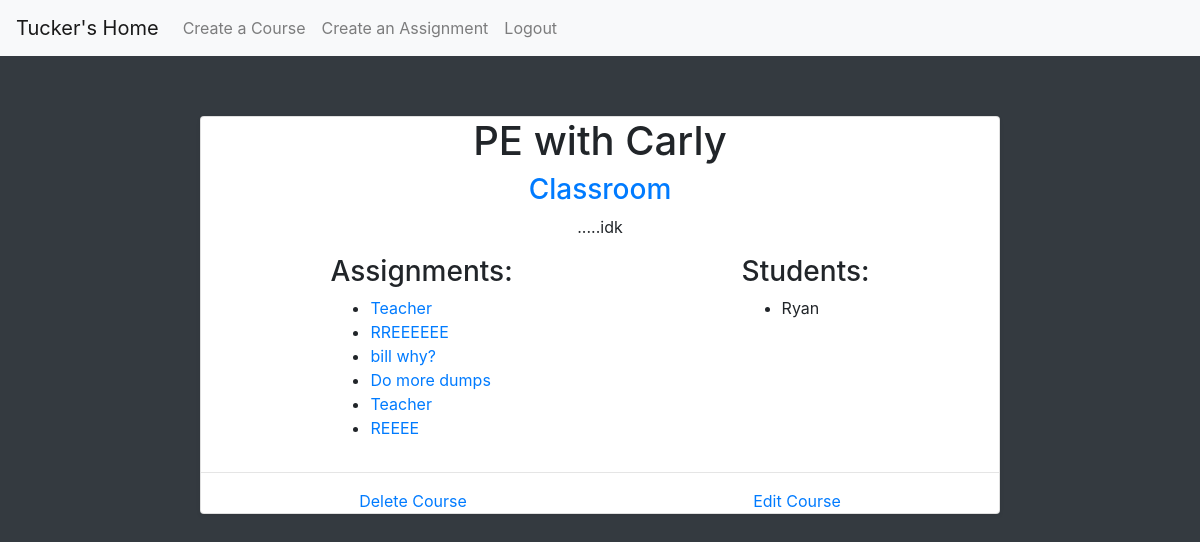
The app's page /course/carlykeyspe/ (signed in) with its own data.
### landing_page/models.py (models this page shows, shortened)
class Course(models.Model):
    name = models.CharField(max_length=50, unique=True)
    description = models.CharField(max_length=200, blank=True)
    teacher = models.ForeignKey(Teacher, null=True, on_delete=models.SET_NULL)
    students = models.ManyToManyField(Student)
    assignments = models.ManyToManyField(Assignment)
    zoom = models.URLField(max_length=200)
    pub_date = models.DateTimeField(auto_now_add=True, blank=True)
    slug = models.SlugField(unique=True, editable=False)
    def __str__(self):
        return self.name

class Teacher(models.Model):
    user = models.OneToOneField(User, on_delete=models.CASCADE)
    drive = models.URLField(max_length=50, blank=False)

class Assignment(models.Model):
    name = models.CharField(max_length=50)
    document = models.FileField(null=True, blank=False)
    pub_date = models.DateTimeField(
        auto_now_add=True, blank=False, editable=False)
    slug = models.CharField(max_length=50, unique=True,
                            blank=True, editable=False)

class Student(models.Model):
    user = models.OneToOneField(User, on_delete=models.CASCADE)
    drive = models.URLField(max_length=50, blank=False)

### landing_page/views.py (the view)
# urls.py: path('course/<str:slug>/', views.DetailView.as_view(), name='detail'),
class DetailView(LoginRequiredMixin, generic.DetailView):
    model = Course
    template_name = 'landing_page/detail.html'
    def get_queryset(self):
        return Course.objects.filter(pub_date__lte=timezone.now())

### templates/landing_page/detail.html
{% extends 'base.html' %} {% load static%} {% block content %}
<div class="container d-flex justify-content-center" style="padding-top: 5%;">
  <div class="card mb-4 shadow-sm" style="width: 50rem;">
    <h1 style="text-align: center;">
      {{course}} with {{course.teacher.user.first_name}}
    </h1>
    <a style="text-align: center;" href="{{course.zoom}}"><h3>Classroom</h3></a>
    <p style="text-align: center;">{{course.description}}</p>
    <div class="container d-flex justify-content-around">
      <div class="column">
        <h3>Assignments:</h3>
        <ul>
          {% for assignment in course.assignments.all %}
          <li>
            <a href="{% url 'landing_page:assignment-detail' assignment.slug %}"
              >{{assignment.name}}</a
            >
          </li>
          {% endfor %}
        </ul>
      </div>
      <div class="column">
        <h3>Students:</h3>
        <ul>
          {% for student in course.students.all %}
          <li>{{student.user.first_name}}</li>
          {% endfor %}
        </ul>
      </div>
    </div>
    <hr />
    <div class="container d-flex justify-content-around">
      <a href="{% url 'landing_page:delete-course' course.slug %}"
        >Delete Course</a
      >
      <a href="{% url 'landing_page:edit-course' course.slug %}">Edit Course</a>
    </div>
  </div>
</div>
{% endblock %}

### templates/base.html (shortened to what this page needs)
<!DOCTYPE html>
{% load static %}
<html lang="en">
  <head>
    <link
      rel="stylesheet"
      type="text/css"
      href="{% static 'css/style.css' %}"
    />
    <link
      rel="stylesheet"
      href="https://stackpath.bootstrapcdn.com/bootstrap/4.5.0/css/bootstrap.min.css"
    />
  </head>
  <body class="bg-dark">
    <nav class="navbar navbar-expand-lg navbar-light bg-light">
      {% if user.is_authenticated %}
      <a class="navbar-brand" href="{% url 'landing_page:index' %}"
        >{{user.first_name}}'s Home</a
      >
      <div class="collapse navbar-collapse" id="navbarNav">
        <ul class="navbar-nav">
          <li class="nav-item">
            <a class="nav-link" href="{% url 'landing_page:create-course'%}"
              >Create a Course</a
            >
          </li>
          <li class="nav-item">
            <a class="nav-link" href="{% url 'landing_page:create-assignment'%}"
              >Create an Assignment</a
            >
          </li>
          <li class="nav-item">
            <a class="nav-link" href="{% url 'logout'%}">Logout</a>
          </li>
        </ul>
      </div>
      {% else %}
      <a class="navbar-brand" href="{% url 'landing_page:index' %}"
        >Student Portal</a
      >
      {% endif %}
    </nav>
    {% block content %} {% endblock %}
  </body>
</html>

### records on screen
Course: name "PE", teacher.user.first_name "Carly", description ".....idk"
Assignment: name "Teacher"
Assignment: name "RREEEEEE"
Assignment: name "bill why?"
Assignment: name "Do more dumps"
Assignment: name "Teacher"
Assignment: name "REEEE"
Student: user.first_name "Ryan"

### other values on screen
{{ user.first_name }} "Tucker"
